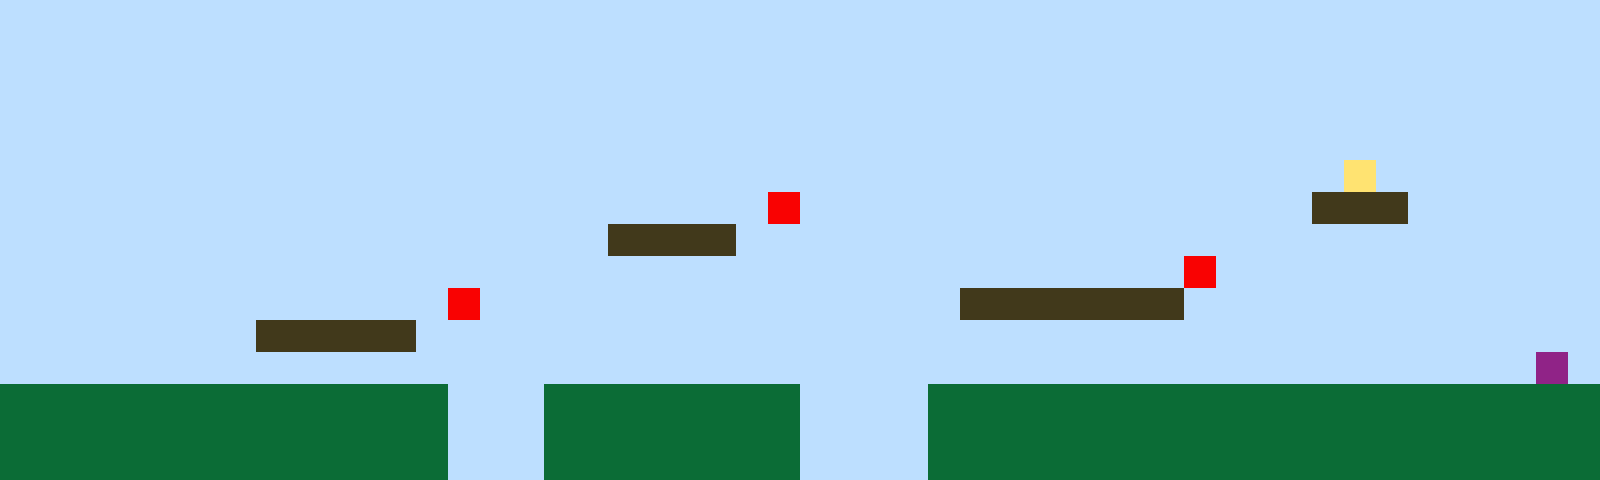

This is a level from a 2D game, rendered from its Tiled map with the project's own tilesets. A one-line summary and the complete map file follow:
An orthogonal 50x15 tile map with 32x32 px tiles, 1 tile layer (Tile Layer 1).

<map version="1.10" tiledversion="1.11.2" orientation="orthogonal" renderorder="right-up" width="50" height="15" tilewidth="32" tileheight="32" infinite="0" nextlayerid="2" nextobjectid="1"><editorsettings><export target="map1.csv" format="csv" /></editorsettings><tileset firstgid="1" name="sprites" tilewidth="32" tileheight="32" tilecount="6" columns="3"><image source="sprites.png" width="96" height="64" /></tileset><layer id="1" name="Tile Layer 1" width="50" height="15"><data encoding="csv">1,1,1,1,1,1,1,1,1,1,1,1,1,1,1,1,1,1,1,1,1,1,1,1,1,1,1,1,1,1,1,1,1,1,1,1,1,1,1,1,1,1,1,1,1,1,1,1,1,1,1,1,1,1,1,1,1,1,1,1,1,1,1,1,1,1,1,1,1,1,1,1,1,1,1,1,1,1,1,1,1,1,1,1,1,1,1,1,1,1,1,1,1,1,1,1,1,1,1,1,1,1,1,1,1,1,1,1,1,1,1,1,1,1,1,1,1,1,1,1,1,1,1,1,1,1,1,1,1,1,1,1,1,1,1,1,1,1,1,1,1,1,1,1,1,1,1,1,1,1,1,1,1,1,1,1,1,1,1,1,1,1,1,1,1,1,1,1,1,1,1,1,1,1,1,1,1,1,1,1,1,1,1,1,1,1,1,1,1,1,1,1,1,1,1,1,1,1,1,1,1,1,1,1,1,1,1,1,1,1,1,1,1,1,1,1,1,1,1,1,1,1,1,1,1,1,1,1,1,1,1,1,1,1,1,1,1,1,1,1,1,1,1,1,1,1,1,1,1,1,1,1,1,1,1,1,1,1,1,1,1,1,1,1,1,1,1,1,1,1,1,1,1,1,1,1,1,1,1,1,1,1,1,1,1,1,1,1,1,1,1,1,4,1,1,1,1,1,1,1,1,1,1,1,1,1,1,1,1,1,1,1,1,1,1,1,1,1,1,1,1,1,1,1,5,1,1,1,1,1,1,1,1,1,1,1,1,1,1,1,1,3,3,3,1,1,1,1,1,1,1,1,1,1,1,1,1,1,1,1,1,1,1,1,1,1,1,1,1,3,3,3,3,1,1,1,1,1,1,1,1,1,1,1,1,1,1,1,1,1,1,1,1,1,1,1,1,1,1,1,1,1,1,1,1,1,1,1,1,1,1,1,1,1,1,1,1,1,1,1,1,1,1,1,1,1,1,1,1,1,1,1,1,1,1,1,1,5,1,1,1,1,1,1,1,1,1,1,1,1,1,1,1,1,1,1,1,1,1,1,1,1,1,1,5,1,1,1,1,1,1,1,1,1,1,1,1,1,1,1,3,3,3,3,3,3,3,1,1,1,1,1,1,1,1,1,1,1,1,1,1,1,1,1,1,1,1,1,3,3,3,3,3,1,1,1,1,1,1,1,1,1,1,1,1,1,1,1,1,1,1,1,1,1,1,1,1,1,1,1,1,1,1,1,1,1,1,1,1,1,1,1,1,1,1,1,1,1,1,1,1,1,1,1,1,1,1,1,1,1,1,1,1,1,1,1,1,1,1,1,1,1,1,1,1,1,1,1,1,1,1,1,1,1,1,1,1,1,6,1,2,2,2,2,2,2,2,2,2,2,2,2,2,2,1,1,1,2,2,2,2,2,2,2,2,1,1,1,1,2,2,2,2,2,2,2,2,2,2,2,2,2,2,2,2,2,2,2,2,2,2,2,2,2,2,2,2,2,2,2,2,2,2,2,1,1,1,2,2,2,2,2,2,2,2,1,1,1,1,2,2,2,2,2,2,2,2,2,2,2,2,2,2,2,2,2,2,2,2,2,2,2,2,2,2,2,2,2,2,2,2,2,2,2,1,1,1,2,2,2,2,2,2,2,2,1,1,1,1,2,2,2,2,2,2,2,2,2,2,2,2,2,2,2,2,2,2,2,2,2</data></layer></map>
